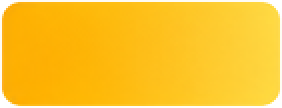
#> input picture assets/brand/colors/swatch-china-gold.png, 141 x 54 px (shown 2 times larger)
$ python -i verify_brand_assets.py   (imports and definitions only)
#> lines starting #> are read from the running program, lines starting #| are printed output that depends on the picture
#> further down, picture is the input picture: PIL image 141x54 RGBA; mean R, G, B, A 253.7, 194.5, 35.4, 239.5
#!/usr/bin/env python3
"""EastGenesis · 品牌资产自检（仅依赖 Pillow + 标准库）

依据 manifest.json / colors.json / platform-icons.json 逐项校验：
原图指纹未变、清单文件齐全、Logo 边缘无截断、字标金色 i 点保留、透明 Logo 无孤立噪点、
图标方正居中、icon-1024 留白且与板上彩色图标一致、启动页素材完整、品牌色偏差、
各平台图标齐全、生成文件中无本机绝对路径。
另生成 assets/brand/verify/contact-sheet.png（每个素材分别叠在浅底和深底上，供目检），
结果写入 assets/brand/verify/report.json。有“失败”项时退出码为 1。
"""
from __future__ import annotations

import hashlib
import json
import sys
from pathlib import Path

from PIL import Image, ImageChops, ImageDraw, ImageFilter, ImageFont, ImageStat

ROOT = Path(__file__).resolve().parents[2]
BRAND = ROOT / "assets" / "brand"
OUT = BRAND / "verify"
CHECKS: list[dict] = []


# [5 lines left out: function check, not called in this run]


def load_json(rel: str):
    p = ROOT / rel
    return json.loads(p.read_text(encoding="utf-8")) if p.exists() else None


def rgba(p: Path) -> Image.Image:
    with Image.open(p) as im:
        return im.convert("RGBA")


# [12 lines left out: functions pixels, ring, not called in this run]


def dist(a, b) -> float:
    return sum((a[i] - b[i]) ** 2 for i in range(3)) ** 0.5


def hex_rgb(h: str) -> list[int]:
    return [int(h[i:i + 2], 16) for i in (1, 3, 5)]


def check_board(man: dict) -> None:
    h = hashlib.sha256((BRAND / "brand-board.png").read_bytes()).hexdigest()
    check("原图未被修改", h == man["sha256"] == man["sha256_after"], f"SHA-256 {h[:16]}…")


# [13 lines left out: function check_outputs, not called in this run]


LOGOS = ["logo-light-transparent", "logo-dark-transparent", "mark-color", "mark-for-dark-bg",
         "wordmark-dark", "wordmark-light", "mark-mono", "mark-mono-white"]


# [20 lines left out: function check_logos, not called in this run]


def isolated_specks(im: Image.Image) -> int:
    """离实心部分（alpha>=128）3px 以外、alpha 比 5x5 中值高 24 以上的淡像素，即孤立噪点。"""
    a = im.getchannel("A")
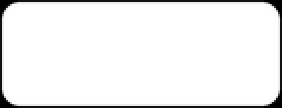
#> a: PIL image 141x54 L (shown 2 times larger); min 0, max 255, mean 239.5
    solid = a.point(lambda v: 255 if v >= 128 else 0).filter(ImageFilter.MaxFilter(7))
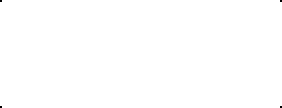
#> solid: PIL image 141x54 L (shown 2 times larger); 99.9% white; black in thin lines or dots
    med = a.filter(ImageFilter.MedianFilter(5))
    A, M, S = a.load(), med.load(), solid.load()
    return sum(1 for y in range(a.height) for x in range(a.width) if S[x, y] == 0 and A[x, y] - M[x, y] > 24)


# [85 lines left out: functions check_logo_quality, check_icons, check_master, check_fidelity, not called in this run]


def light_neutral(c) -> bool:
    return min(c[:3]) > 215 and max(c[:3]) - min(c[:3]) < 20


# [29 lines left out: functions check_splash, check_colors, not called in this run]


REQUIRED = {"32x32.png": 32, "128x128.png": 128, "128x128@2x.png": 256, "icon.png": 512,
            "StoreLogo.png": 50,
            **{f"Square{s}x{s}Logo.png": s for s in (30, 44, 71, 89, 107, 142, 150, 284, 310)}}


def flat(im: Image.Image) -> Image.Image:
    """叠到黑底再比较，消除全透明像素 RGB 取值不同带来的误差。"""
    return Image.alpha_composite(Image.new("RGBA", im.size, (0, 0, 0, 255)), im).convert("RGB")


# [80 lines left out: functions check_platform, check_paths, contact_sheet, main, not called in this run]


# [2 lines not run here, left out]

>>> from PIL import Image
>>> picture = Image.open('../../assets/brand/colors/swatch-china-gold.png')
>>> result = isolated_specks(picture)
#> result = 0
